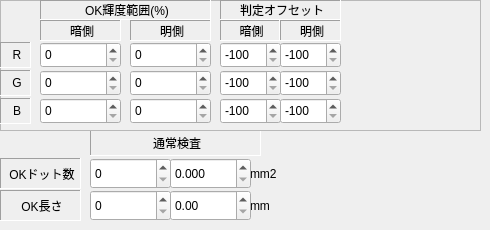
   <widget class="QWidget" name="tab_4">
    <attribute name="title">
     <string>狭域判定</string>
    </attribute>
    <widget class="QLabel" name="label_86">
     <property name="geometry">
      <rect>
       <x>90</x>
       <y>130</y>
       <width>171</width>
       <height>26</height>
      </rect>
     </property>
     <property name="frameShape">
      <enum>QFrame::Panel</enum>
     </property>
     <property name="frameShadow">
      <enum>QFrame::Sunken</enum>
     </property>
     <property name="text">
      <string>通常検査</string>
     </property>
     <property name="alignment">
      <set>Qt::AlignCenter|Qt::AlignHCenter|Qt::AlignLeading|Qt::AlignLeft|Qt::AlignVCenter</set>
     </property>
    </widget>
    <widget class="QLabel" name="label_87">
     <property name="geometry">
      <rect>
       <x>0</x>
       <y>190</y>
       <width>81</width>
       <height>31</height>
      </rect>
     </property>
     <property name="frameShape">
      <enum>QFrame::Panel</enum>
     </property>
     <property name="frameShadow">
      <enum>QFrame::Sunken</enum>
     </property>
     <property name="text">
      <string>OK長さ</string>
     </property>
     <property name="alignment">
      <set>Qt::AlignCenter|Qt::AlignHCenter|Qt::AlignLeading|Qt::AlignLeft|Qt::AlignVCenter</set>
     </property>
    </widget>
    <widget class="QSpinBox" name="EditOKDotN">
     <property name="geometry">
      <rect>
       <x>90</x>
       <y>158</y>
       <width>81</width>
       <height>31</height>
      </rect>
     </property>
     <property name="maximum">
      <number>99999999</number>
     </property>
    </widget>
    <widget class="QFrame" name="frame_6">
     <property name="geometry">
      <rect>
       <x>0</x>
       <y>0</y>
       <width>481</width>
       <height>131</height>
      </rect>
     </property>
     <property name="frameShape">
      <enum>QFrame::StyledPanel</enum>
     </property>
     <property name="frameShadow">
      <enum>QFrame::Raised</enum>
     </property>
     <widget class="QLabel" name="label_35">
      <property name="geometry">
       <rect>
        <x>0</x>
        <y>98</y>
        <width>31</width>
        <height>26</height>
       </rect>
      </property>
      <property name="frameShape">
       <enum>QFrame::Panel</enum>
      </property>
      <property name="frameShadow">
       <enum>QFrame::Sunken</enum>
      </property>
      <property name="text">
       <string>B</string>
      </property>
      <property name="alignment">
       <set>Qt::AlignCenter|Qt::AlignHCenter|Qt::AlignLeading|Qt::AlignLeft|Qt::AlignVCenter</set>
      </property>
     </widget>
     <widget class="QLabel" name="label_41">
      <property name="geometry">
       <rect>
        <x>40</x>
        <y>20</y>
        <width>81</width>
        <height>21</height>
       </rect>
      </property>
      <property name="frameShape">
       <enum>QFrame::Panel</enum>
      </property>
      <property name="frameShadow">
       <enum>QFrame::Sunken</enum>
      </property>
      <property name="text">
       <string>暗側</string>
      </property>
      <property name="alignment">
       <set>Qt::AlignCenter|Qt::AlignHCenter|Qt::AlignLeading|Qt::AlignLeft|Qt::AlignVCenter</set>
      </property>
     </widget>
     <widget class="QLabel" name="label_18">
      <property name="geometry">
       <rect>
        <x>40</x>
        <y>0</y>
        <width>171</width>
        <height>20</height>
       </rect>
      </property>
      <property name="frameShape">
       <enum>QFrame::Panel</enum>
      </property>
      <property name="frameShadow">
       <enum>QFrame::Sunken</enum>
      </property>
      <property name="text">
       <string>OK輝度範囲(%)</string>
      </property>
      <property name="alignment">
       <set>Qt::AlignCenter|Qt::AlignHCenter|Qt::AlignLeading|Qt::AlignLeft|Qt::AlignVCenter</set>
      </property>
     </widget>
     <widget class="QLabel" name="label_42">
      <property name="geometry">
       <rect>
        <x>280</x>
        <y>20</y>
        <width>61</width>
        <height>21</height>
       </rect>
      </property>
      <property name="frameShape">
       <enum>QFrame::Panel</enum>
      </property>
      <property name="frameShadow">
       <enum>QFrame::Sunken</enum>
      </property>
      <property name="text">
       <string>明側</string>
      </property>
      <property name="alignment">
       <set>Qt::AlignCenter|Qt::AlignHCenter|Qt::AlignLeading|Qt::AlignLeft|Qt::AlignVCenter</set>
      </property>
     </widget>
     <widget class="QLabel" name="label_51">
      <property name="geometry">
       <rect>
        <x>0</x>
        <y>42</y>
        <width>31</width>
        <height>26</height>
       </rect>
      </property>
      <property name="frameShape">
       <enum>QFrame::Panel</enum>
      </property>
      <property name="frameShadow">
       <enum>QFrame::Sunken</enum>
      </property>
      <property name="text">
       <string>R</string>
      </property>
      <property name="alignment">
       <set>Qt::AlignCenter|Qt::AlignHCenter|Qt::AlignLeading|Qt::AlignLeft|Qt::AlignVCenter</set>
      </property>
     </widget>
     <widget class="QSpinBox" name="EditBrightWidthNGH">
      <property name="geometry">
       <rect>
        <x>130</x>
        <y>70</y>
        <width>81</width>
        <height>26</height>
       </rect>
      </property>
      <property name="maximum">
       <number>255</number>
      </property>
     </widget>
     <widget class="QSpinBox" name="EditGThrOffsetNH">
      <property name="geometry">
       <rect>
        <x>280</x>
        <y>70</y>
        <width>61</width>
        <height>26</height>
       </rect>
      </property>
      <property name="minimum">
       <number>-100</number>
      </property>
      <property name="maximum">
       <number>100</number>
      </property>
      <property name="value">
       <number>-100</number>
      </property>
     </widget>
     <widget class="QSpinBox" name="EditRThrOffsetNH">
      <property name="geometry">
       <rect>
        <x>280</x>
        <y>42</y>
        <width>61</width>
        <height>26</height>
       </rect>
      </property>
      <property name="minimum">
       <number>-100</number>
      </property>
      <property name="maximum">
       <number>100</number>
      </property>
      <property name="value">
       <number>-100</number>
      </property>
     </widget>
     <widget class="QSpinBox" name="EditBrightWidthNBL">
      <property name="geometry">
       <rect>
        <x>40</x>
        <y>98</y>
        <width>81</width>
        <height>26</height>
       </rect>
      </property>
      <property name="maximum">
       <number>255</number>
      </property>
     </widget>
     <widget class="QLabel" name="label_52">
      <property name="geometry">
       <rect>
        <x>130</x>
        <y>20</y>
        <width>81</width>
        <height>21</height>
       </rect>
      </property>
      <property name="frameShape">
       <enum>QFrame::Panel</enum>
      </property>
      <property name="frameShadow">
       <enum>QFrame::Sunken</enum>
      </property>
      <property name="text">
       <string>明側</string>
      </property>
      <property name="alignment">
       <set>Qt::AlignCenter|Qt::AlignHCenter|Qt::AlignLeading|Qt::AlignLeft|Qt::AlignVCenter</set>
      </property>
     </widget>
     <widget class="QLabel" name="label_63">
      <property name="geometry">
       <rect>
        <x>220</x>
        <y>20</y>
        <width>60</width>
        <height>21</height>
       </rect>
      </property>
      <property name="frameShape">
       <enum>QFrame::Panel</enum>
      </property>
      <property name="frameShadow">
       <enum>QFrame::Sunken</enum>
      </property>
      <property name="text">
       <string>暗側</string>
      </property>
      <property name="alignment">
       <set>Qt::AlignCenter|Qt::AlignHCenter|Qt::AlignLeading|Qt::AlignLeft|Qt::AlignVCenter</set>
      </property>
     </widget>
     <widget class="QSpinBox" name="EditBThrOffsetNH">
      <property name="geometry">
       <rect>
        <x>280</x>
        <y>98</y>
        <width>61</width>
        <height>26</height>
       </rect>
      </property>
      <property name="minimum">
       <number>-100</number>
      </property>
      <property name="maximum">
       <number>100</number>
      </property>
      <property name="value">
       <number>-100</number>
      </property>
     </widget>
     <widget class="QSpinBox" name="EditBThrOffsetNL">
      <property name="geometry">
       <rect>
        <x>220</x>
        <y>98</y>
        <width>61</width>
        <height>26</height>
       </rect>
      </property>
      <property name="minimum">
       <number>-100</number>
      </property>
      <property name="maximum">
       <number>100</number>
      </property>
      <property name="value">
       <number>-100</number>
      </property>
     </widget>
     <widget class="QSpinBox" name="EditBrightWidthNGL">
      <property name="geometry">
       <rect>
        <x>40</x>
        <y>70</y>
        <width>81</width>
        <height>26</height>
       </rect>
      </property>
      <property name="maximum">
       <number>255</number>
      </property>
     </widget>
     <widget class="QSpinBox" name="EditRThrOffsetNL">
      <property name="geometry">
       <rect>
        <x>220</x>
        <y>42</y>
        <width>61</width>
        <height>26</height>
       </rect>
      </property>
      <property name="minimum">
       <number>-100</number>
      </property>
      <property name="maximum">
       <number>100</number>
      </property>
      <property name="value">
       <number>-100</number>
      </property>
     </widget>
     <widget class="QLabel" name="label_64">
      <property name="geometry">
       <rect>
        <x>220</x>
        <y>0</y>
        <width>121</width>
        <height>20</height>
       </rect>
      </property>
      <property name="frameShape">
       <enum>QFrame::Panel</enum>
      </property>
      <property name="frameShadow">
       <enum>QFrame::Sunken</enum>
      </property>
      <property name="text">
       <string>判定オフセット</string>
      </property>
      <property name="alignment">
       <set>Qt::AlignCenter|Qt::AlignHCenter|Qt::AlignLeading|Qt::AlignLeft|Qt::AlignVCenter</set>
      </property>
     </widget>
     <widget class="QSpinBox" name="EditBrightWidthNBH">
      <property name="geometry">
       <rect>
        <x>130</x>
        <y>98</y>
        <width>81</width>
        <height>26</height>
       </rect>
      </property>
      <property name="maximum">
       <number>255</number>
      </property>
     </widget>
     <widget class="QSpinBox" name="EditGThrOffsetNL">
      <property name="geometry">
       <rect>
        <x>220</x>
        <y>70</y>
        <width>61</width>
        <height>26</height>
       </rect>
      </property>
      <property name="minimum">
       <number>-100</number>
      </property>
      <property name="maximum">
       <number>100</number>
      </property>
      <property name="value">
       <number>-100</number>
      </property>
     </widget>
     <widget class="QLabel" name="label_66">
      <property name="geometry">
       <rect>
        <x>0</x>
        <y>70</y>
        <width>31</width>
        <height>26</height>
       </rect>
      </property>
      <property name="frameShape">
       <enum>QFrame::Panel</enum>
      </property>
      <property name="frameShadow">
       <enum>QFrame::Sunken</enum>
      </property>
      <property name="text">
       <string>G</string>
      </property>
      <property name="alignment">
       <set>Qt::AlignCenter|Qt::AlignHCenter|Qt::AlignLeading|Qt::AlignLeft|Qt::AlignVCenter</set>
      </property>
     </widget>
     <widget class="QSpinBox" name="EditBrightWidthNRL">
      <property name="geometry">
       <rect>
        <x>40</x>
        <y>42</y>
        <width>81</width>
        <height>26</height>
       </rect>
      </property>
      <property name="maximum">
       <number>255</number>
      </property>
     </widget>
     <widget class="QSpinBox" name="EditBrightWidthNRH">
      <property name="geometry">
       <rect>
        <x>130</x>
        <y>42</y>
        <width>81</width>
        <height>26</height>
       </rect>
      </property>
      <property name="maximum">
       <number>255</number>
      </property>
     </widget>
    </widget>
    <widget class="QSpinBox" name="EditOKLengthN">
     <property name="geometry">
      <rect>
       <x>90</x>
       <y>190</y>
       <width>81</width>
       <height>31</height>
      </rect>
     </property>
     <property name="maximum">
      <number>99999999</number>
     </property>
    </widget>
    <widget class="QLabel" name="label_15">
     <property name="geometry">
      <rect>
       <x>250</x>
       <y>158</y>
       <width>41</width>
       <height>31</height>
      </rect>
     </property>
     <property name="text">
      <string>mm2</string>
     </property>
    </widget>
    <widget class="QLabel" name="label_88">
     <property name="geometry">
      <rect>
       <x>0</x>
       <y>158</y>
       <width>81</width>
       <height>31</height>
      </rect>
     </property>
     <property name="frameShape">
      <enum>QFrame::Panel</enum>
     </property>
     <property name="frameShadow">
      <enum>QFrame::Sunken</enum>
     </property>
     <property name="text">
      <string>OKドット数</string>
     </property>
     <property name="alignment">
      <set>Qt::AlignCenter|Qt::AlignHCenter|Qt::AlignLeading|Qt::AlignLeft|Qt::AlignVCenter</set>
     </property>
    </widget>
    <widget class="QDoubleSpinBox" name="doubleSpinBoxOKDotNMM">
     <property name="geometry">
      <rect>
       <x>170</x>
       <y>158</y>
       <width>81</width>
       <height>31</height>
      </rect>
     </property>
     <property name="decimals">
      <number>3</number>
     </property>
     <property name="maximum">
      <double>99999999.000000000000000</double>
     </property>
     <property name="singleStep">
      <double>0.100000000000000</double>
     </property>
    </widget>
    <widget class="QLabel" name="label_67">
     <property name="geometry">
      <rect>
       <x>250</x>
       <y>190</y>
       <width>41</width>
       <height>31</height>
      </rect>
     </property>
     <property name="text">
      <string>mm</string>
     </property>
    </widget>
    <widget class="QDoubleSpinBox" name="doubleSpinBoxOKLengthNMM">
     <property name="geometry">
      <rect>
       <x>170</x>
       <y>190</y>
       <width>81</width>
       <height>31</height>
      </rect>
     </property>
     <property name="maximum">
      <double>99999999.000000000000000</double>
     </property>
    </widget>
   </widget>
